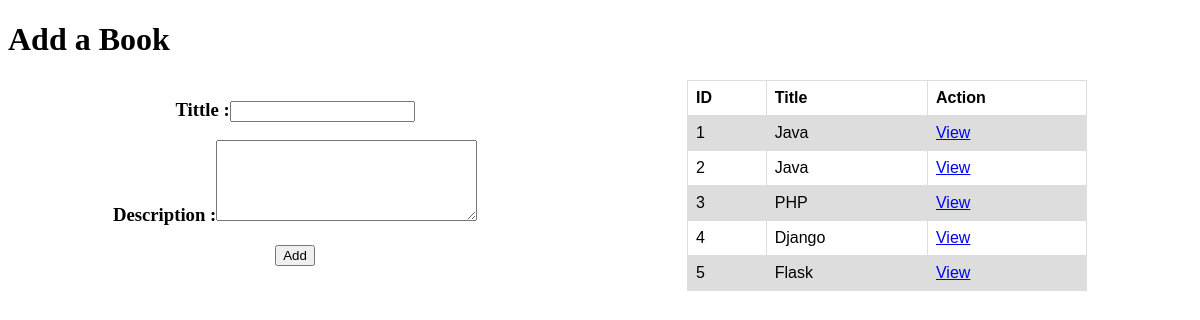
The page / on the database its author committed.
### books_and_authors_app/models.py (models this page shows)
class Book(models.Model):
    title = models.CharField(max_length=45)
    description = models.TextField()
    created_at = models.DateTimeField(auto_now_add=True)
    updated_at = models.DateTimeField(auto_now=True)

### books_and_authors_app/views.py (the view)
# urls.py: path('', views.book),
def book(request):
    context = {
        'books': Book.objects.all()
    }
    return render(request, 'book.html', context)

### books_and_authors_app/templates/book.html (shortened to what this page needs)
<!DOCTYPE html>
<html lang="en">
<head>
</head>
<body>
    <h1>Add a Book</h1>
    <div class="conteiner" style="display: flex; justify-content: space-around; text-align: center;">
        <form action="/add_book" method="post">
            <h3>Tittle :<input type="text" name="title"></h3>
            <h3>Description :<textarea name="description" id="description" cols="30" rows="5"></textarea></h3>
            <button type="submit">Add</button>
        </form>
        <table class="table" style="width: 400px;">
            <tr>
                <th>ID</th>
                <th>Title</th>
                <th>Action</th>
            </tr>
            {% for book in books %}
            <tr>
                <td>{{book.id}}</td>
                <td>{{book.title}} </td>
                <td><a href="/view_book/{{book.id}}">View</a></td>
            </tr>
            {% endfor %}
    </div>
</body>
</html>

### books_and_authors_app/templates/book.html (style rules this page uses)
table { font-family: arial, sans-serif; border-collapse: collapse; width: 100%; }
td, th { border: 1px solid #dddddd; text-align: left; padding: 8px; }
tr:nth-child(even) { background-color: #dddddd; }

### rows shown on the page
Book: id "1", title "Java"
Book: id "2", title "Java"
Book: id "3", title "PHP"
Book: id "4", title "Django"
Book: id "5", title "Flask"
